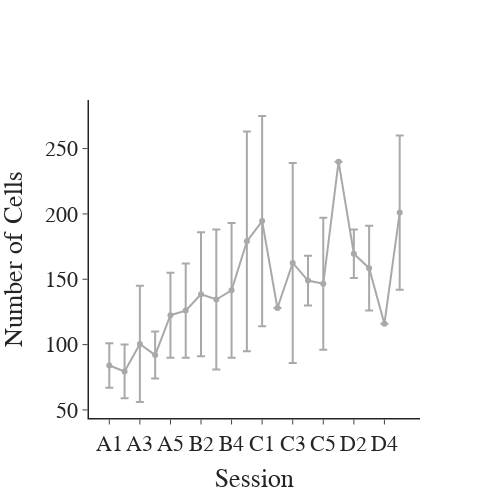

Notebook source saved alongside this figure:
### Code cell
fig = pf.custom_graph_template(x_title='Session', y_title='Number of Cells')
fig.add_trace(go.Scatter(x=avg_cells['session'], y=avg_cells['num_cells']['mean'], mode='lines+markers', marker_color='darkgrey',
                         error_y=dict(type='data', array=avg_cells['num_cells']['sem'])))
fig.show()

### Figure 1 — Plotly figure (JSON) as saved in the notebook; plotly's stock layout.template omitted (floating-point values rounded to 4 significant figures)
{"data": [{"error_y": {"array": [17.0, 20.5, 44.5, 18, 32.5, 36, 47.5, 53.5, 51.5, 84.0, 80.5, null, 76.5, 19, 50.5, null, 18.5, 32.5, null, 59], "type": "data"}, "marker": {"color": "darkgrey"}, "mode": "lines+markers", "type": "scatter", "x": ["A1", "A2", "A3", "A4", "A5", "B1", "B2", "B3", "B4", "B5", "C1", "C2", "C3", "C4", "C5", "D1", "D2", "D3", "D4", "D5"], "y": [84, 79.5, 100.5, 92, 122.5, 126, 138.5, 134.5, 141.5, 179, 194.5, 128, 162.5, 149, 146.5, 240, 169.5, 158.5, 116, 201]}], "layout": {"font": {"family": "Arial", "size": 22}, "height": 500, "title": {"x": 0.5, "xanchor": "center", "y": 0.9, "yanchor": "top"}, "width": 500, "xaxis": {"anchor": "y", "domain": [0, 1], "linewidth": 1.5, "title": {"text": "Session"}}, "yaxis": {"anchor": "x", "domain": [0, 1], "linewidth": 1.5, "title": {"text": "Number of Cells"}}}}
